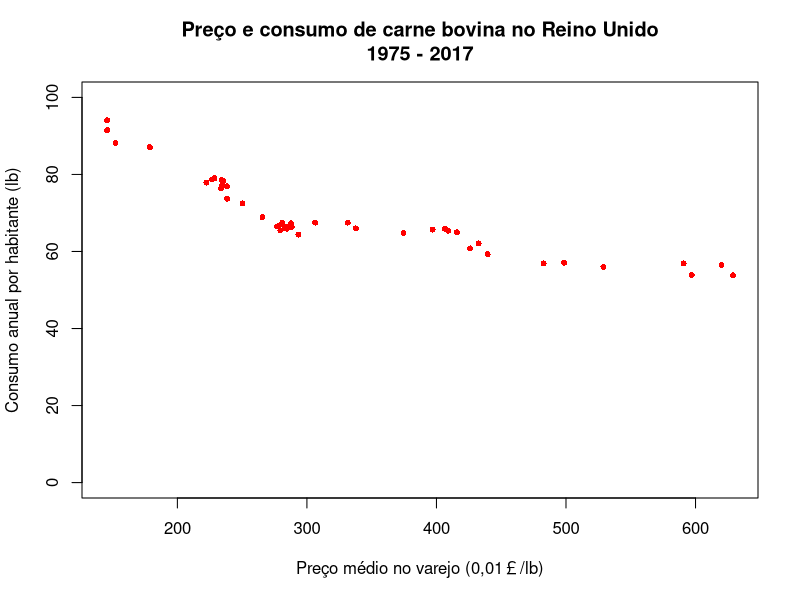
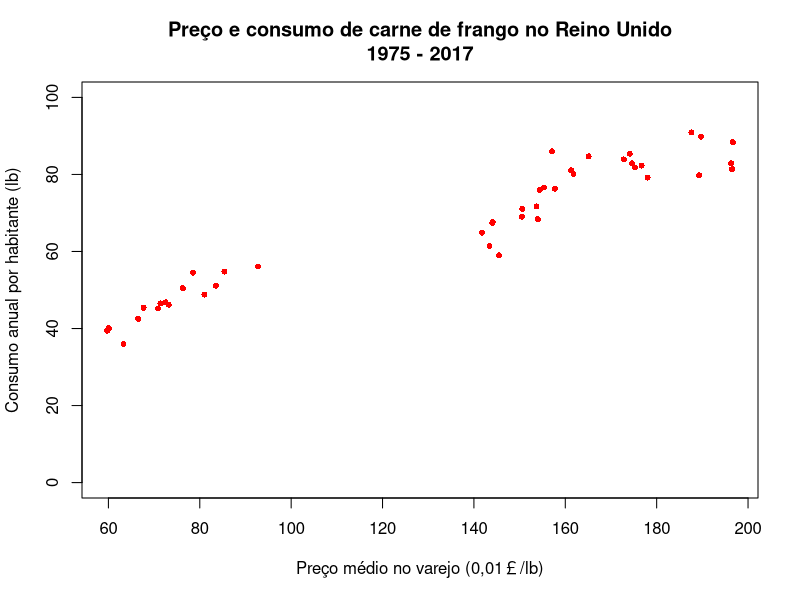
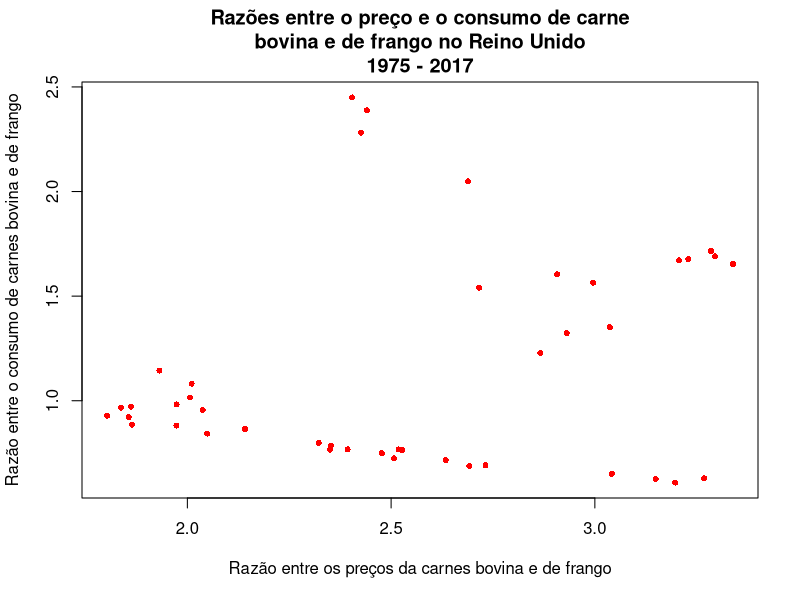
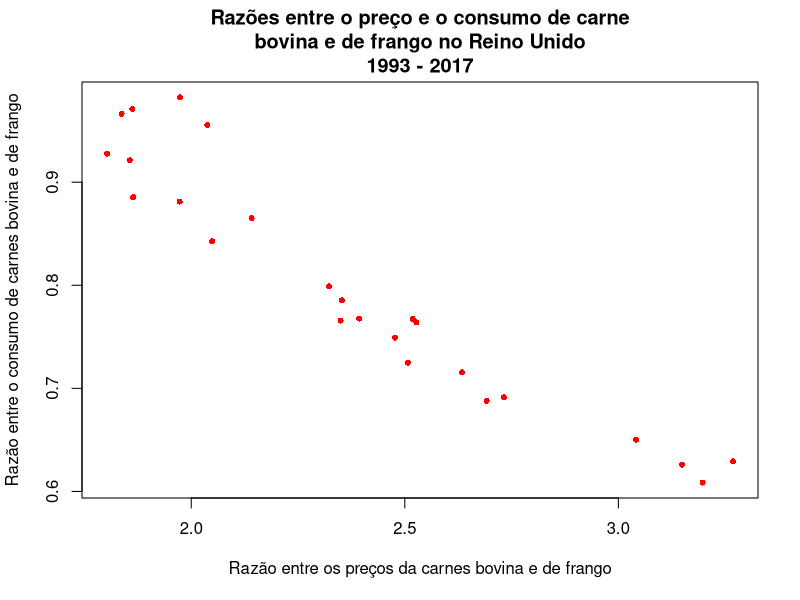

The R source for these figures, in order:
# importa a base de dados
library(readxl)
consumo <- read_excel("./Consumo de carne.xlsx")
attach(consumo)

# grafico de dispersao preco X consumo de carne bovina
plot(
    preco_bovino_varejo, consumo_bovino, type='p', 
    main = "Preço e consumo de carne bovina no Reino Unido\n1975 - 2017",
    col = "red", pch = 16, cex = 0.8, ylim = c(0, 100), 
    xlab = "Preço médio no varejo (0,01￡/lb)",
    ylab = "Consumo anual por habitante (lb)"
)
dev.copy(png, "Graficos/grafico1.png")
dev.off() 

# calcula a correlacao de postos de Spearman entre preco e consumo
# de carne bovina
cor(preco_bovino_varejo, consumo_bovino, method="spearman")

# grafico de dispersao preco X consumo de carne de frango
plot(
    preco_frango_varejo, consumo_frango, type='p', 
    main = "Preço e consumo de carne de frango no Reino Unido\n1975 - 2017",
    col = "red", pch = 16, cex = 0.8, ylim = c(0, 100), 
    xlab = "Preço médio no varejo (0,01￡/lb)",
    ylab = "Consumo anual por habitante (lb)"
)
dev.copy(png, "Graficos/grafico2.png")
dev.off() 

# calcula a correlacao de postos de Spearman entre preco e consumo
# de carne de frango
cor(preco_frango_varejo, consumo_frango, method="spearman")

#
consumo$preco_bovinoXfrango <- preco_bovino_varejo / preco_frango_varejo
consumo$consumo_bovinoXfrango <- consumo_bovino / consumo_frango
plot(
    consumo$preco_bovinoXfrango, consumo$consumo_bovinoXfrango, type='p', 
    main = "Razões entre o preço e o consumo de carne\nbovina e de frango no Reino Unido\n1975 - 2017",
    col = "red", pch = 16, cex = 0.8, #ylim = c(0, 100), 
    xlab = "Razão entre os preços da carnes bovina e de frango",
    ylab = "Razão entre o consumo de carnes bovina e de frango"
)
dev.copy(png, "Graficos/grafico3.png")
dev.off() 
cor(consumo$consumo_bovinoXfrango, consumo$preco_bovinoXfrango, 
    method = "spearman")

library(dplyr)
consumo_1993_ <- filter(consumo, ano>1992)
plot(
    consumo_1993_$preco_bovinoXfrango, consumo_1993_$consumo_bovinoXfrango, type='p', 
    main = "Razões entre o preço e o consumo de carne\nbovina e de frango no Reino Unido\n1993 - 2017",
    col = "red", pch = 16, cex = 0.8, #ylim = c(0, 100), 
    xlab = "Razão entre os preços da carnes bovina e de frango",
    ylab = "Razão entre o consumo de carnes bovina e de frango"
)
dev.copy(png, "Graficos/grafico4.png")
dev.off() 
cor(consumo_1993_$consumo_bovinoXfrango, consumo_1993_$preco_bovinoXfrango, 
    method = "spearman")
cor(consumo_1993_$consumo_bovinoXfrango, consumo_1993_$preco_bovinoXfrango, 
    method = "pearson")
